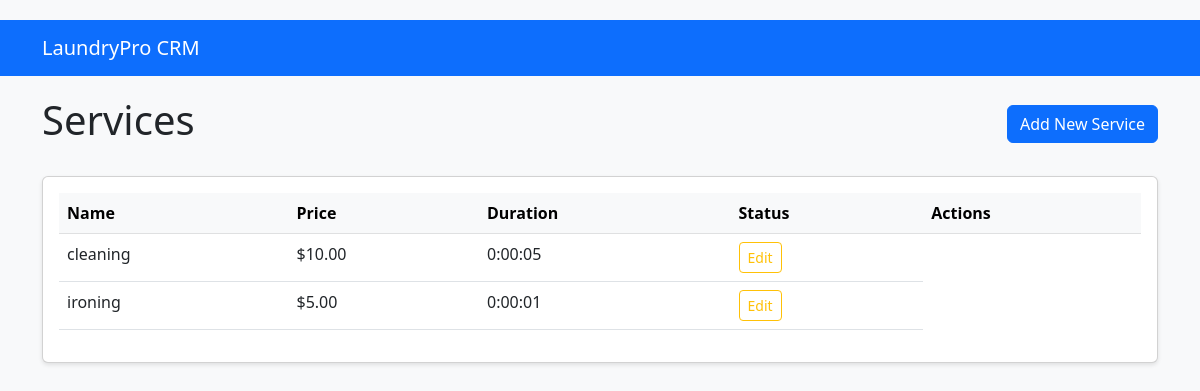
Page /services/ on the committed database.
### webapp/models.py (models this page shows, shortened)
class Service(models.Model):
    name = models.CharField(max_length=100)
    description = models.TextField()
    price = models.DecimalField(max_digits=8, decimal_places=2)
    estimated_duration = models.DurationField()
    is_active = models.BooleanField(default=True)

### webapp/views.py (the view)
# urls.py: path('services/', views.ServiceListView.as_view(), name='service_list'),
class ServiceListView(ListView):
    model = Service
    template_name = 'webapp/services/service_list.html'
    context_object_name = 'services'

### webapp/templates/webapp/services/service_list.html (shortened to what this page needs)
{% extends 'webapp/base.html' %}
{% block content %}
<div class="d-flex justify-content-between align-items-center mb-4">
    <h1>Services</h1>
    <a href="{% url 'service_create' %}" class="btn btn-primary">
         Add New Service
    </a>
</div>
<div class="card">
    <div class="card-body">
        <div class="table-responsive">
            <table class="table table-hover">
                <thead class="table-light">
                    <tr>
                        <th>Name</th>
                        <th>Price</th>
                        <th>Duration</th>
                        <th>Status</th>
                        <th>Actions</th>
                    </tr>
                </thead>
                <tbody>
                    {% for service in services %}
                    <tr>
                        <td>{{ service.name }}</td>
                        <td>${{ service.price }}</td>
                        <td>{{ service.estimated_duration }}</td>
                        <td>
                            <a href="{% url 'service_update' service.pk %}" class="btn btn-sm btn-outline-warning">Edit</a>
                        </td>
                    </tr>
                    {% empty %}
                    <tr>
                        <td colspan="5" class="text-center">No services found</td>
                    </tr>
                    {% endfor %}
                </tbody>
            </table>
        </div>
    </div>
</div>
{% endblock %}

### webapp/templates/webapp/base.html (style rules this page uses)
body { padding-top: 20px; background-color: #f8f9fa; }
.card { margin-bottom: 20px; box-shadow: 0 2px 4px rgba(0,0,0,0.1); }

### rows in the picture
Service: name "cleaning", price "10.00", estimated_duration "0:00:05"
Service: name "ironing", price "5.00", estimated_duration "0:00:01"
